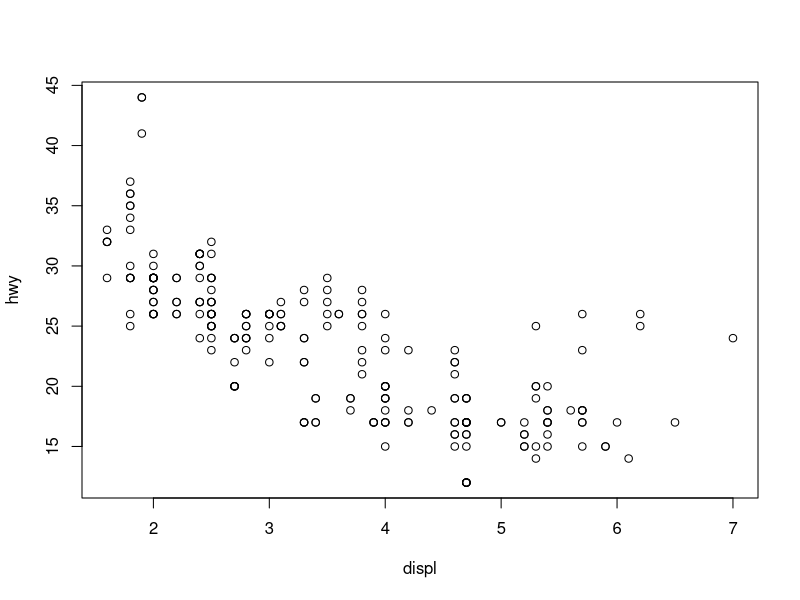
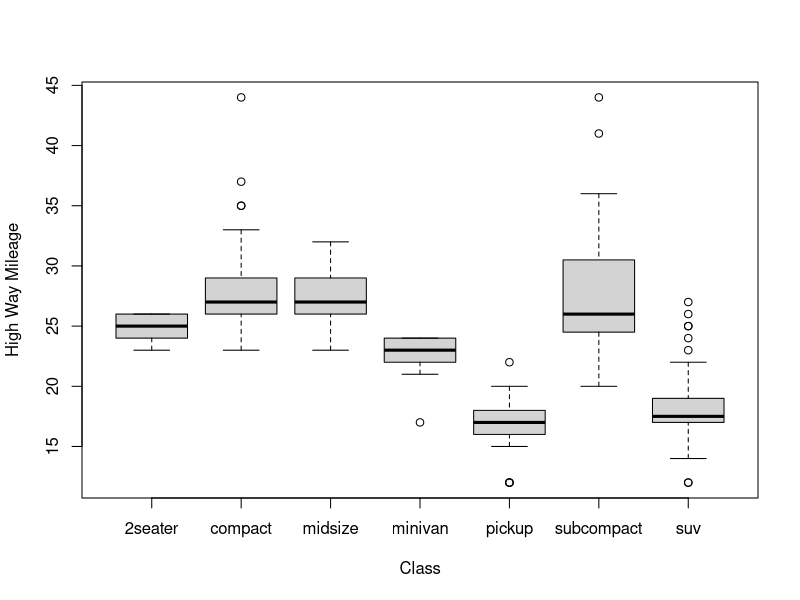

The R source for these figures, in order: (Note: this script raises an error after producing the figures.)
## ---- chunk 1
# "#" indicates comment
# "<-" performs assignment operation (you can use "=" as well, but "<-" is preferred)
# numeric (double is the same as numeric)
d <- c(1,2,3)
# character
d <- c("1","2","3")
# you can covert at object with as.TYPE
# as. numeric changes the character vector created above to numeric
as.numeric(d)
# The conversion doesn't always work though
as.numeric("a")
## ---- chunk 2
x <- c(0.5, 0.6) ## numeric
x <- c(TRUE, FALSE) ## logical
x <- c(T, F) ## logical
x <- c("a", "b", "c") ## character
# The ":" operator can be used to generate integer sequences
x <- 9:29 ## integer
x <- c(1+0i, 2+4i) ## complex
x <- vector("numeric", length = 10)
# Coercion will occur when objects of different classes are mixed
y <- c(1.7, "a") ## character
y <- c(TRUE, 2) ## numeric
y <- c("a", TRUE) ## character
# Can also coerce explicitly
x <- 0:6
class(x)
as.logical(x)
## ---- chunk 3
x <- 1:4; y <- 6:9
x + y
x > 2
x * y
print( x[x >= 3] )
## ---- chunk 4
# Create a matrix using the matrix() function
m <- matrix(1:6, nrow = 2, ncol = 3)
m
dim(m)
attributes(m)
# Pass a dim attribute to a vector
m <- 1:10
m
dim(m) <- c(2, 5)
m
# Row binding and column binding
x <- 1:3
y <- 10:12
cbind(x, y)
rbind(x, y)
# Slicing
m <- 1:10
m
#m[c(1,2),c(2,4)]
## ---- chunk 5
# Use the list() function to construct a list
x <- list(1, "a", TRUE, 1 + 4i)
x
## ---- chunk 6
# Each element in a vector can have a name
x <- 1:3
names(x)
names(x) <- c("a","b","c")
names(x)
x
## ---- chunk 7
# Lists
x <- list(a = 1, b = 2, c = 3)
x
# Names can be used to refer to individual element
x$a
## ---- chunk 8
# Columns and rows of matrices
m <- matrix(1:4, nrow = 2, ncol = 2)
dimnames(m) <- list(c("a", "b"), c("c", "d"))
m
## ---- chunk 9
m <- matrix(1:10, nrow = 2, ncol = 5)
str(matrix)
str(m)
str(matrix)
str(str)
## ---- chunk 10
# Use the factor() function to construct a vector of factors
# The order of levels can be set by the levels keyword
x <- factor(c("yes", "yes", "no", "yes", "no"), levels = c("yes", "no"))
x
## ---- chunk 11
# Dates are stored internally as the number of days since 1970-01-01
x <- as.Date("1970-01-01")
x
as.numeric(x)
x+1
## ---- chunk 12
# Times are stored internally as the number of seconds since 1970-01-01
x <- Sys.time() ; x
as.numeric(x)
p <- as.POSIXlt(x)
names(unclass(p))
p$sec
## ---- chunk 13
x <- c(1,2, NA, 10,3)
is.na(x)
is.nan(x)
## ---- chunk 14
x <- c(1,2, NaN, NA,4)
is.na(x)
is.nan(x)
## ---- chunk 15
# Random generation from a uniform distribution.
runif(10, 2, 4)
# You can name the arguments in the function call.
runif(10, min = 2, max = 4)
# Given p value and degree of freedom, find the t-value.
qt(p=0.975, df = 8)
# The inverse of the above function call
pt(2.306, df = 8)
## ---- chunk 16
x <- c("a", "b", "c", "d")
# These loops have the same effect
# Loop through the indices
for(i in 1:4) {
  print(x[i])
}
# Loop using the seq_along() function
for(i in seq_along(x)) {
  print(x[i])
}
## ---- chunk 17
# Loop through the name
for(letter in x) {
  print(letter)
}
for(i in 1:4) print(x[i])
## ---- chunk 18
# X: array objects
# MARGIN: a vector giving the subscripts which the function will be applied over
# FUN: a function to be applied
str(apply)
x <- matrix(rnorm(200), 20, 10)
# Row means
apply(x, 1, mean)
## ---- chunk 19
# Column sums
apply(x, 2, sum)
# 25th and 75th Quantiles for rows
apply(x, 1, quantile, probs = c(0.25, 0.75))
## ---- chunk 20
dim(x)
# Change the dimensions of x
dim(x) <- c(2,2,50)
# Take average over the first two dimensions
apply(x, c(1, 2), mean)
rowMeans(x, dims = 2)
## ---- chunk 21
library(ggplot2)
library(plyr)
str(mpg)
str(ddply)
## ---- chunk 22
ddply(mpg, "cyl", summarise, mean = mean(cty))
## ---- chunk 23
str(read.table)
## ---- chunk 24
summary(mpg)
## ---- chunk 25
plot(hwy ~ displ, data=mpg)
## ---- chunk 26
boxplot(hwy ~ class, data = mpg, xlab = "Class", ylab = "High Way Mileage")
## ---- chunk 27
mpg <- transform(mpg, year = factor(year)) 
xyplot(hwy ~ displ | year*drv, mpg, layout = c(6,1))
## ---- chunk 28
qplot(displ, cty, data = mpg, color = drv)
## ---- chunk 29
qplot(displ, hwy, data = mpg, facets = drv ~ year)
## ---- chunk 30
library(RColorBrewer)
data(VADeaths)
par(mfrow=c(2,3))
hist(VADeaths,breaks=10, col=brewer.pal(3,"Set3"),main="Set3 3 colors")
hist(VADeaths,breaks=3 ,col=brewer.pal(3,"Set2"),main="Set2 3 colors")
hist(VADeaths,breaks=7, col=brewer.pal(3,"Set1"),main="Set1 3 colors")
hist(VADeaths,,breaks= 2, col=brewer.pal(8,"Set3"),main="Set3 8 colors")
hist(VADeaths,col=brewer.pal(8,"Greys"),main="Greys 8 colors")
hist(VADeaths,col=brewer.pal(8,"Greens"),main="Greens 8 colors")
## ---- chunk 31
plot(AirPassengers,type="l")  #Simple Line Plot
## ---- chunk 32
barplot(iris$Petal.Length) #Creating simple Bar Graph
## ---- chunk 33
barplot(iris$Sepal.Length,col  = brewer.pal(3,"Set1"))
## ---- chunk 34
barplot(table(iris$Species,iris$Sepal.Length),col  = brewer.pal(3,"Set1")) #Stacked Plot
## ---- chunk 35
boxplot(iris$Petal.Length~iris$Species) #Creating Box Plot between two variable
## ---- chunk 36
data(iris)
par(mfrow=c(2,2))
boxplot(iris$Sepal.Length,col="red")
boxplot(iris$Sepal.Length~iris$Species,col="red")
boxplot(iris$Sepal.Length~iris$Species,col=heat.colors(3))
boxplot(iris$Sepal.Length~iris$Species,col=topo.colors(3))
## ---- chunk 37
plot(x=iris$Petal.Length) #Simple Scatter Plot
plot(x=iris$Petal.Length,y=iris$Species) #Multivariate Scatter Plot
plot(iris,col=brewer.pal(3,"Set1"))
pie(table(iris$Species))
## ---- chunk 38
#library(ggplot2) to get diamonds dataset
library(hexbin)
a=hexbin(diamonds$price,diamonds$carat,xbins=40)
library(RColorBrewer)
plot(a)
## ---- chunk 39
# We can also create a color palette and then use the hexbin plot function for a better visual effect. 
rf <- colorRampPalette(rev(brewer.pal(40,'Set3')))
hexbinplot(diamonds$price~diamonds$carat, data=diamonds, colramp=rf)
## ---- chunk 40
data(HairEyeColor)
mosaicplot(HairEyeColor)
## ---- chunk 41
heatmap(as.matrix(mtcars))
## ---- chunk 42
image(as.matrix(mtcars[2:7]))
## ---- chunk 43
cor(iris[1:4])
## ---- chunk 44
corrgram(iris)
## ---- chunk 45
summary(cars)
## ---- chunk 46
plot(cars)
